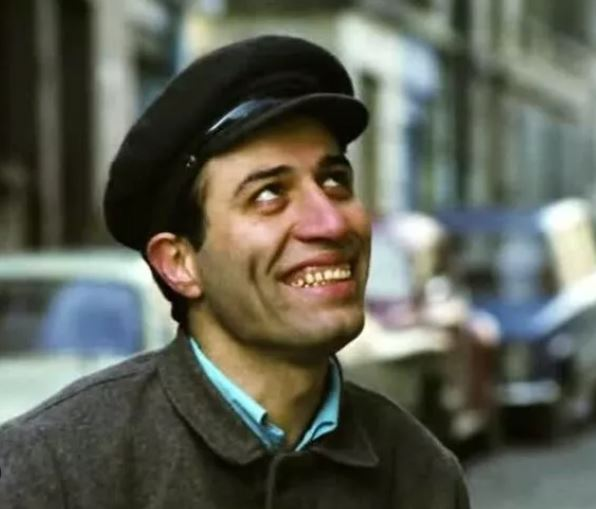
#> input picture photos/kemalSunal.JPG, 596 x 509 px, found by its file name
$ python PartialEffect.py
#> lines starting #> are read from the running program, lines starting #| are printed output that depends on the picture
import cv2
import numpy as np

kemalSunal = cv2.imread("kemalSunal.jpg")
#> kemalSunal is the input picture: shape (509, 596, 3); mean B, G, R 84.9, 96.7, 94.4
kemalSunal[150:230, 230:370, 0] = 255
kemalSunal[150:230, 230:370, 1] = 200
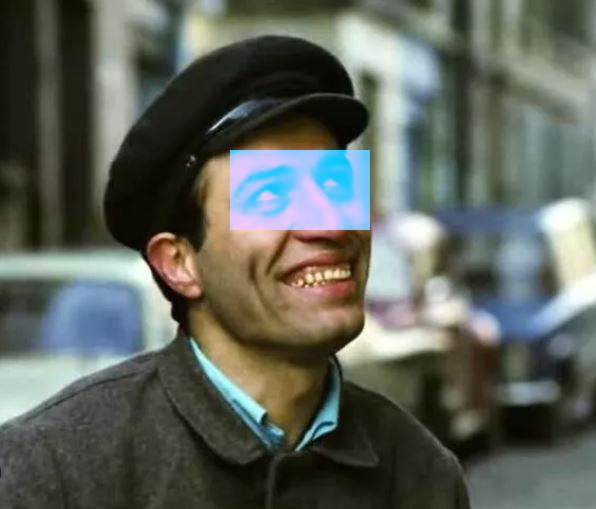
#> kemalSunal: shape (509, 596, 3); mean B, G, R 91, 99.7, 94.4
# kemalSunal[:, :, 0] = 50  # 1 koyarsam yeşil, 2 koyarsam kırmızı olur
# kemalSunal[:, :, 1] = 200
# kemalSunal[:, :, 2] = 250 Kırmızıyı hiç kullanmadım
cv2.imshow("Kemal Sunal", kemalSunal)

cv2.waitKey(0)
cv2.destroyAllWindows()

$ run again, with photos/adileNasit.JPG copied over photos/kemalSunal.JPG
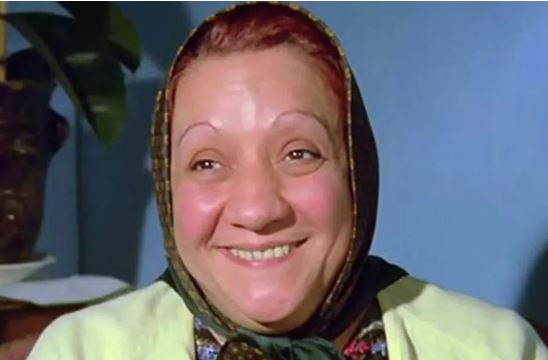
#> input picture photos/adileNasit.JPG, 548 x 360 px, found by its file name
#> kemalSunal is the input picture: shape (360, 548, 3); mean B, G, R 110, 102.5, 104.5
#> `kemalSunal[150:230, 230:370, 1] = 200`:
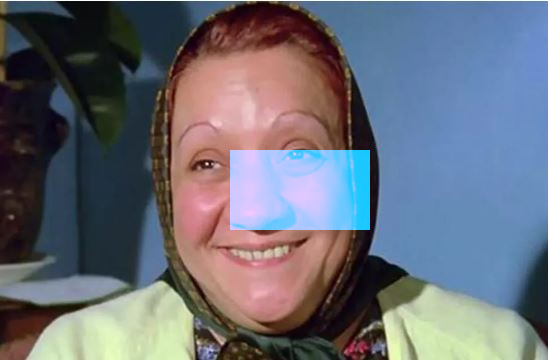
#> kemalSunal: shape (360, 548, 3); mean B, G, R 119.2, 108.2, 104.5

$ run again, with photos/ball.JPG copied over photos/kemalSunal.JPG
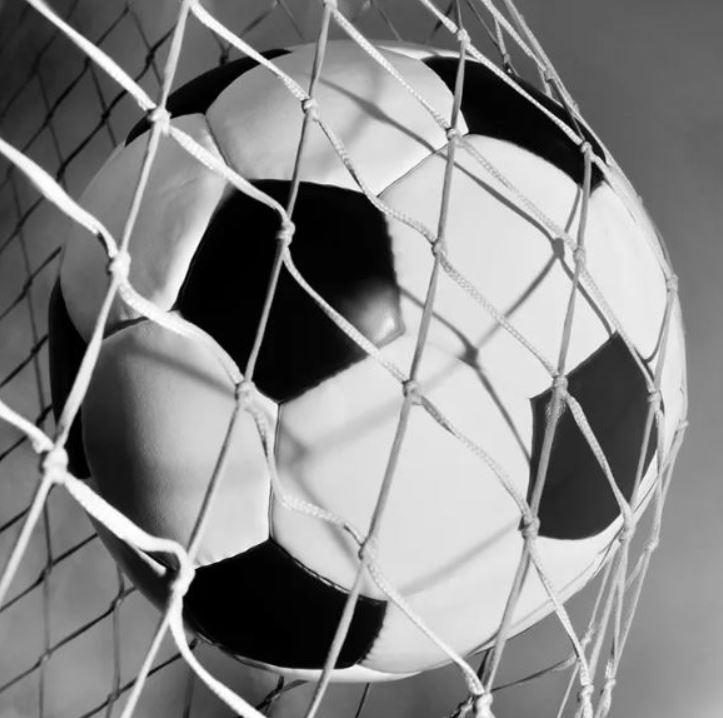
#> input picture photos/ball.JPG, 723 x 718 px, found by its file name
#> kemalSunal is the input picture: shape (718, 723, 3); min 0, max 255, mean 134.2
#> `kemalSunal[150:230, 230:370, 1] = 200`:
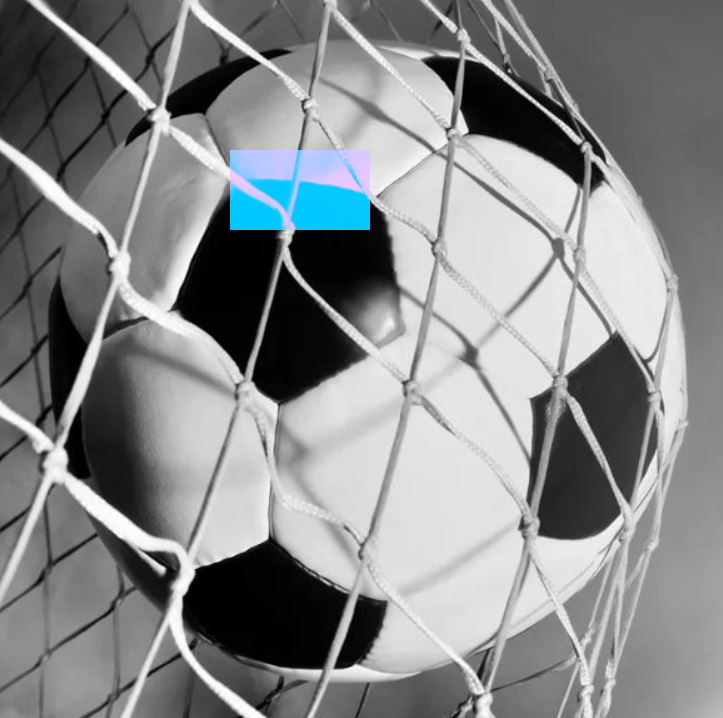
#> kemalSunal: shape (718, 723, 3); mean B, G, R 137.6, 136.4, 134.2

$ run again, with photos/c_noise.JPG copied over photos/kemalSunal.JPG
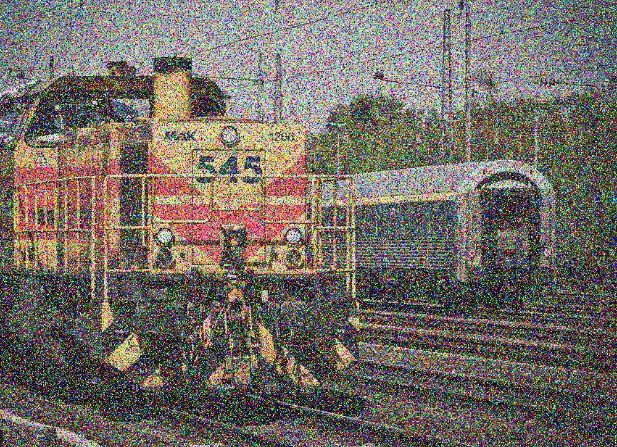
#> input picture photos/c_noise.JPG, 617 x 447 px, found by its file name
#> kemalSunal is the input picture: shape (447, 617, 3); mean B, G, R 101.7, 108.2, 115.6
#> `kemalSunal[150:230, 230:370, 1] = 200`:
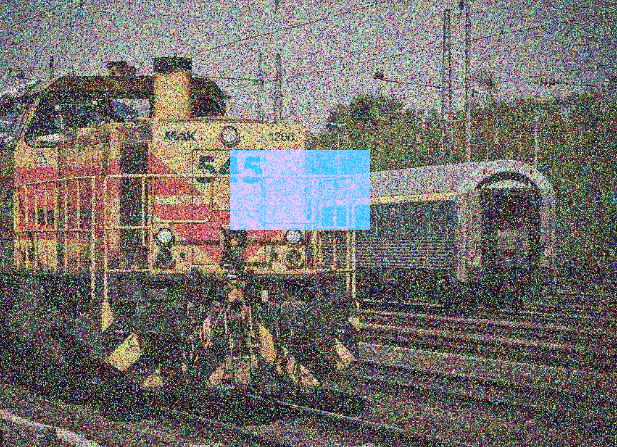
#> kemalSunal: shape (447, 617, 3); mean B, G, R 107.5, 111, 115.6
